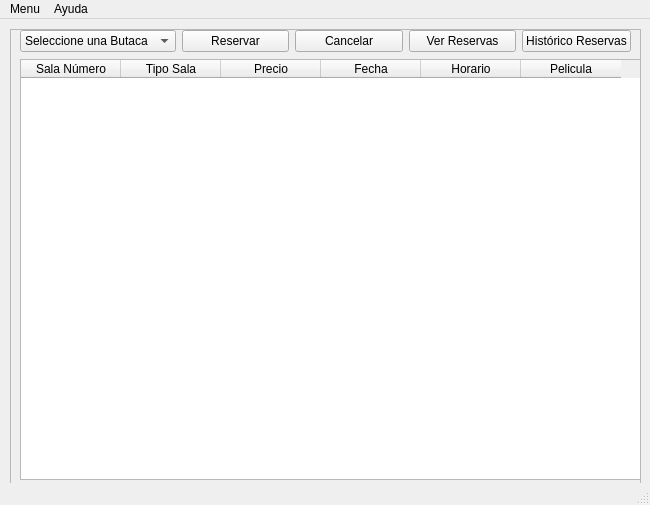
<?xml version="1.0" encoding="UTF-8"?>
<ui version="4.0">
 <class>vPrincipal</class>
 <widget class="QMainWindow" name="vPrincipal">
  <property name="geometry">
   <rect>
    <x>0</x>
    <y>0</y>
    <width>650</width>
    <height>505</height>
   </rect>
  </property>
  <property name="sizePolicy">
   <sizepolicy hsizetype="Preferred" vsizetype="Preferred">
    <horstretch>0</horstretch>
    <verstretch>0</verstretch>
   </sizepolicy>
  </property>
  <property name="maximumSize">
   <size>
    <width>650</width>
    <height>505</height>
   </size>
  </property>
  <property name="windowTitle">
   <string>Cinemar - Reservas</string>
  </property>
  <widget class="QWidget" name="centralwidget">
   <widget class="QFrame" name="frame">
    <property name="geometry">
     <rect>
      <x>10</x>
      <y>10</y>
      <width>631</width>
      <height>461</height>
     </rect>
    </property>
    <property name="frameShape">
     <enum>QFrame::StyledPanel</enum>
    </property>
    <property name="frameShadow">
     <enum>QFrame::Raised</enum>
    </property>
    <widget class="QTableWidget" name="tabla">
     <property name="geometry">
      <rect>
       <x>10</x>
       <y>30</y>
       <width>621</width>
       <height>421</height>
      </rect>
     </property>
     <column>
      <property name="text">
       <string>Sala Número</string>
      </property>
     </column>
     <column>
      <property name="text">
       <string>Tipo Sala</string>
      </property>
     </column>
     <column>
      <property name="text">
       <string>Precio</string>
      </property>
     </column>
     <column>
      <property name="text">
       <string>Fecha</string>
      </property>
     </column>
     <column>
      <property name="text">
       <string>Horario</string>
      </property>
     </column>
     <column>
      <property name="text">
       <string>Pelicula</string>
      </property>
     </column>
    </widget>
    <widget class="QWidget" name="layoutWidget">
     <property name="geometry">
      <rect>
       <x>10</x>
       <y>0</y>
       <width>611</width>
       <height>25</height>
      </rect>
     </property>
     <layout class="QGridLayout" name="gridLayout_2">
      <item row="0" column="4">
       <widget class="QPushButton" name="btnHistorico">
        <property name="text">
         <string>Histórico Reservas</string>
        </property>
       </widget>
      </item>
      <item row="0" column="1">
       <widget class="QPushButton" name="btnReserva">
        <property name="text">
         <string>Reservar</string>
        </property>
       </widget>
      </item>
      <item row="0" column="0">
       <widget class="QComboBox" name="cmbButaca">
        <item>
         <property name="text">
          <string>Seleccione una Butaca</string>
         </property>
        </item>
       </widget>
      </item>
      <item row="0" column="2">
       <widget class="QPushButton" name="btnCancelar">
        <property name="text">
         <string>Cancelar</string>
        </property>
       </widget>
      </item>
      <item row="0" column="3">
       <widget class="QPushButton" name="btnVer">
        <property name="text">
         <string>Ver Reservas</string>
        </property>
       </widget>
      </item>
     </layout>
    </widget>
   </widget>
  </widget>
  <widget class="QMenuBar" name="mneMenu">
   <property name="geometry">
    <rect>
     <x>0</x>
     <y>0</y>
     <width>650</width>
     <height>21</height>
    </rect>
   </property>
   <widget class="QMenu" name="menuMenu">
    <property name="title">
     <string>Menu</string>
    </property>
    <addaction name="actionSalir"/>
   </widget>
   <widget class="QMenu" name="menuAyuda">
    <property name="title">
     <string>Ayuda</string>
    </property>
    <addaction name="actionAcerca_de"/>
   </widget>
   <addaction name="menuMenu"/>
   <addaction name="menuAyuda"/>
  </widget>
  <widget class="QStatusBar" name="statusbar"/>
  <action name="actionAcerca_de">
   <property name="text">
    <string>Acerca de...</string>
   </property>
  </action>
  <action name="actionSalir">
   <property name="text">
    <string>Salir</string>
   </property>
  </action>
 </widget>
 <resources/>
 <connections/>
</ui>
